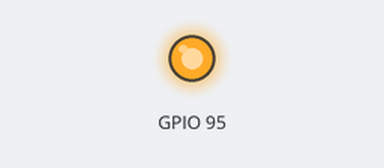
Simulated run of this sketch. Board: ESP32. Shown: output pins drawn as LEDs (lit = HIGH).

Above: at 1.5 s.
At 4.5 s:
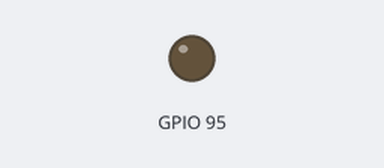
Timing chart, 0 to 8.8 s (numbered marks = the images above):
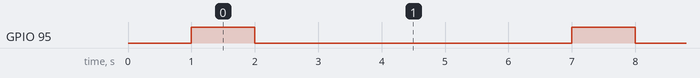

Measured:
- by itself, GPIO 95: alternates HIGH for 1.0 s and LOW for 5.0 s

The sketch:

WriteValue.ino
```cpp
#include "Arduino.h"
#include "PCF8574.h"

// Set the i2c HEX address
PCF8574 pcf8574(0x3F);

void setup(){
  Serial.begin(115200);
  delay(1000);
  // Set the pinModes
  pcf8574.pinMode(T3, OUTPUT);
  pcf8574.begin();
}

void loop(){
  pcf8574.digitalWrite(T3, HIGH);

  delay(1000);
  pcf8574.digitalWrite(T3, LOW);

  delay(5000);
}
```
